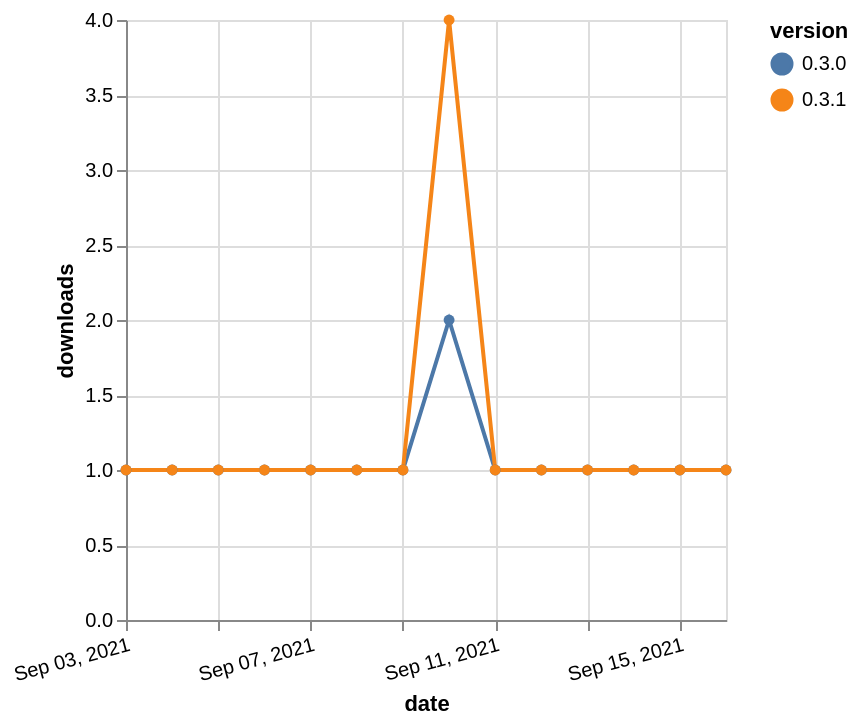

The Vega-Lite source for this figure:
### Vega-Lite specification from a JSON file in a GitHub repository (floating-point values rounded to 4 significant figures)
{"$schema": "https://vega.github.io/schema/vega-lite/v5.json", "description": "A simple bar chart with embedded data.", "data": {"values": [{"date": "2021-09-03", "total": 161, "delta": 1, "version": "0.3.0"}, {"date": "2021-09-04", "total": 162, "delta": 1, "version": "0.3.0"}, {"date": "2021-09-05", "total": 163, "delta": 1, "version": "0.3.0"}, {"date": "2021-09-06", "total": 164, "delta": 1, "version": "0.3.0"}, {"date": "2021-09-07", "total": 165, "delta": 1, "version": "0.3.0"}, {"date": "2021-09-08", "total": 166, "delta": 1, "version": "0.3.0"}, {"date": "2021-09-09", "total": 167, "delta": 1, "version": "0.3.0"}, {"date": "2021-09-10", "total": 169, "delta": 2, "version": "0.3.0"}, {"date": "2021-09-11", "total": 170, "delta": 1, "version": "0.3.0"}, {"date": "2021-09-12", "total": 171, "delta": 1, "version": "0.3.0"}, {"date": "2021-09-13", "total": 172, "delta": 1, "version": "0.3.0"}, {"date": "2021-09-14", "total": 173, "delta": 1, "version": "0.3.0"}, {"date": "2021-09-15", "total": 174, "delta": 1, "version": "0.3.0"}, {"date": "2021-09-16", "total": 175, "delta": 1, "version": "0.3.0"}, {"date": "2021-09-03", "total": 185, "delta": 1, "version": "0.3.1"}, {"date": "2021-09-04", "total": 186, "delta": 1, "version": "0.3.1"}, {"date": "2021-09-05", "total": 187, "delta": 1, "version": "0.3.1"}, {"date": "2021-09-06", "total": 188, "delta": 1, "version": "0.3.1"}, {"date": "2021-09-07", "total": 189, "delta": 1, "version": "0.3.1"}, {"date": "2021-09-08", "total": 190, "delta": 1, "version": "0.3.1"}, {"date": "2021-09-09", "total": 191, "delta": 1, "version": "0.3.1"}, {"date": "2021-09-10", "total": 195, "delta": 4, "version": "0.3.1"}, {"date": "2021-09-11", "total": 196, "delta": 1, "version": "0.3.1"}, {"date": "2021-09-12", "total": 197, "delta": 1, "version": "0.3.1"}, {"date": "2021-09-13", "total": 198, "delta": 1, "version": "0.3.1"}, {"date": "2021-09-14", "total": 199, "delta": 1, "version": "0.3.1"}, {"date": "2021-09-15", "total": 200, "delta": 1, "version": "0.3.1"}, {"date": "2021-09-16", "total": 201, "delta": 1, "version": "0.3.1"}]}, "width": "container", "mark": {"type": "line", "point": {"filled": true}}, "encoding": {"x": {"field": "date", "type": "temporal", "timeUnit": "yearmonthdate", "title": "date", "axis": {"labelAngle": -15}}, "y": {"field": "delta", "type": "quantitative", "title": "downloads"}, "color": {"field": "version", "type": "nominal"}, "tooltip": {"field": "delta"}}}
